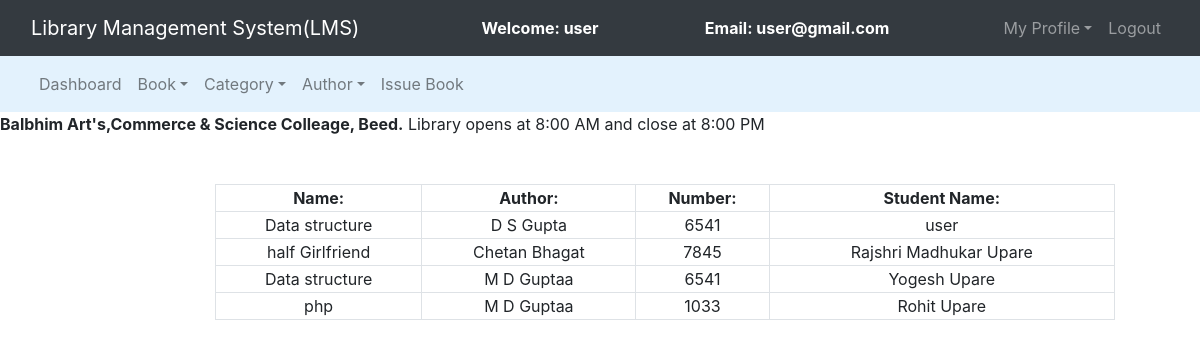
The page /admin/view_issued_book.php (signed in) on the database its author committed.
### tables this page shows
CREATE TABLE `issued_books` (
  `s_no` int(11) NOT NULL,
  `book_no` int(11) NOT NULL,
  `book_name` varchar(200) NOT NULL,
  `book_author` varchar(200) NOT NULL,
  `student_id` int(11) NOT NULL,
  `status` int(11) NOT NULL,
  `issue_date` longtext NOT NULL
);

CREATE TABLE `users` (
  `id` int(11) NOT NULL,
  `name` varchar(50) NOT NULL,
  `email` varchar(100) NOT NULL,
  `password` varchar(100) NOT NULL,
  `mobile` bigint(10) NOT NULL,
  `address` varchar(250) NOT NULL
);

### admin/view_issued_book.php (the view, shortened to what this page needs)
<?php
	include 'db_connect.php';
	$query = "select issued_books.book_name,issued_books.book_author,issued_books.book_no,users.name from issued_books left join users on issued_books.student_id = users.id";
?>
<!DOCTYPE html>
<html>
<head>
	<link rel="stylesheet" type="text/css" href="../bootstrap-4.4.1/css/bootstrap.min.css">
</head>
<body>
	<nav class="navbar navbar-expand-lg navbar-dark bg-dark">
		<div class="container-fluid">
			<div class="navbar-header">
				<a class="navbar-brand" href="index.php">Library Management System(LMS)</a>
			</div>
			<font style="color: white"><span><strong>Welcome: <?php echo $_SESSION['name'];?></strong></span></font>
			<font style="color: white"><span><strong>Email: <?php echo $_SESSION['email'];?></strong></span></font>
			<ul class="nav navbar-nav navbar-right">
				<li class="nav-item dropdown">
					<a class="nav-link dropdown-toggle" data-toggle="dropdown">My Profile</a>
				</li>
				<li class="nav-item"><a class="nav-link" href="../logout.php">Logout</a></li>
			</ul>
		</div>
	</nav>
<nav class="navbar navbar-expand-lg navbar-light" style="background-color: #e3f2fd">
	<div class="container-fluid">
		<ul class="nav navbar-nav navbar-center">
			<li class="nav-item">
				<a href="admin_dashboard.php" class="nav-link">Dashboard</a>
			</li>
			<li class="nav-item dropdown">
				<a class="nav-link dropdown-toggle" data-toggle="dropdown">Book</a>
			</li>
			<li class="nav-item dropdown">
				<a class="nav-link dropdown-toggle" data-toggle="dropdown">Category</a>
			</li>
			<li class="nav-item dropdown">
				<a class="nav-link dropdown-toggle" data-toggle="dropdown">Author</a>
			</li>
			<li class="nav-item">
				<a href="issue_book.php" class="nav-link">Issue Book</a>
			</li>
		</ul>
	</div>
</nav>
<span><marquee><b>Balbhim Art's,Commerce & Science Colleage, Beed.</b> Library opens at 8:00 AM and close at 8:00 PM</marquee></span><br><br>
<div class="container-fluid">
	<div class="row">
	<div class="col-md-2"></div>
	<div class="col-md-8">
		<form>
			<table class="table-bordered" width="900px" style="text-align: center">
				<tr>
					<th>Name:</th>
					<th>Author:</th>
					<th>Number:</th>
					<th>Student Name:</th>
				</tr>
				<?php
					$query_run = mysqli_query($connection,$query);
					while($row = mysqli_fetch_assoc($query_run)){
						$book_name = $row['book_name'];
						$book_author = $row['book_author'];
						$book_no = $row['book_no'];
						$student_name = $row['name'];
				?>
						<tr>
							<td><?php echo $book_name;?></td>
							<td><?php echo $book_author;?></td>
							<td><?php echo $book_no;?></td>
							<td><?php echo $student_name;?></td>
						</tr>
						<?php
					}
				?>
			</table>
		</form>
	</div>
	<div class="col-md-2"></div>
</div>
</body>
</html>

### rows shown on the page
issued_books: book_name "Data structure", book_author "D S Gupta", book_no "6541", users.name "user"
issued_books: book_name "half Girlfriend", book_author "Chetan Bhagat", book_no "7845", users.name "Rajshri Madhukar Upare"
issued_books: book_name "Data structure", book_author "M D Guptaa", book_no "6541", users.name "Yogesh Upare"
issued_books: book_name "php", book_author "M D Guptaa", book_no "1033", users.name "Rohit Upare"

### other values the page prints
$_SESSION['name'] "user"
$_SESSION['email'] "user@gmail.com"
